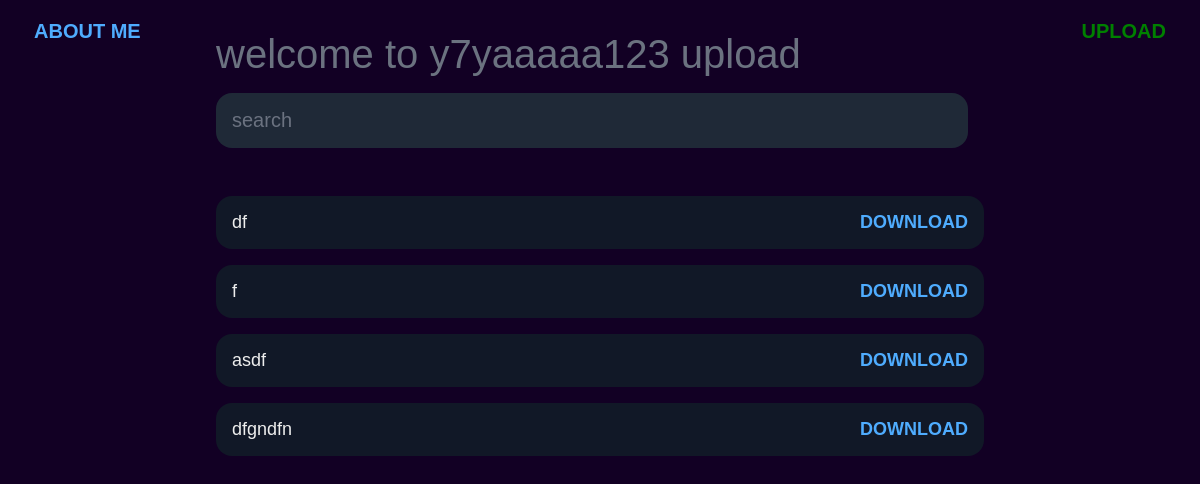
The app's page /, older data.
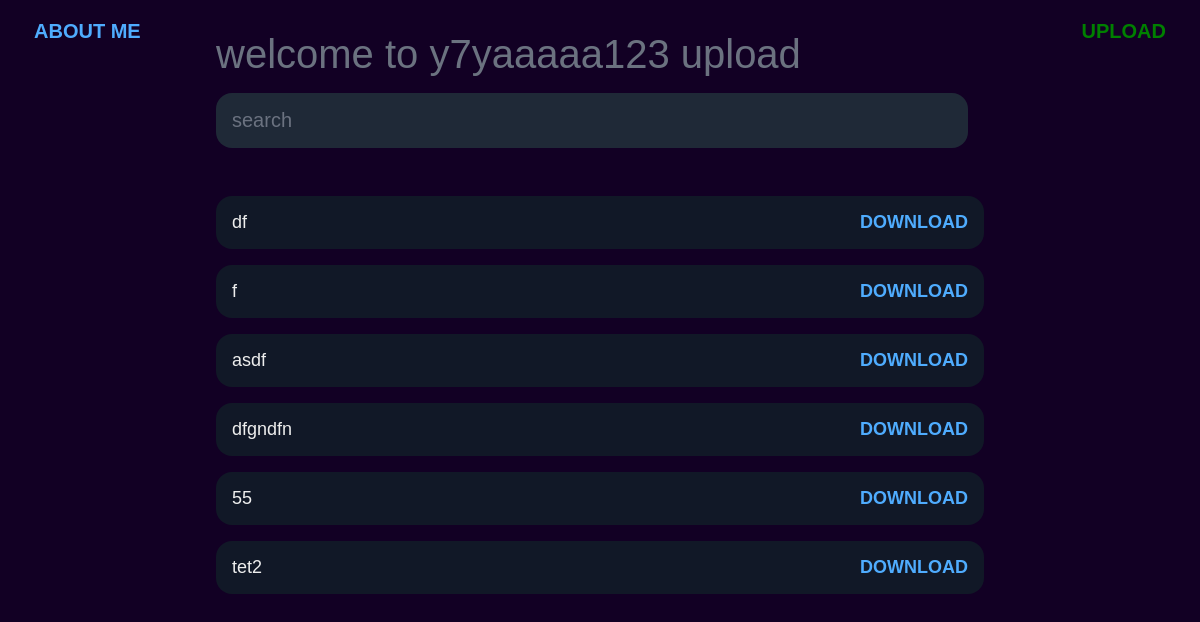
The same page, newer data.
### download/models.py (models this page shows, shortened)
class FilesAdmin(models.Model):
    a=models.FileField(upload_to='media_cdn',null=True)
    t=models.CharField(max_length=50)

### download/views.py (the view)
# urls.py: path('', views.tt, name='test'),
def tt(request):
    if request.POST:
        form= Uplode(request.POST,request.FILES)
        if form.is_valid():
            form.save()
        return redirect(tt)
    search=FilesAdmin.objects.all()
    context = {
        'file':search,
        'form':Uplode(),
        }
    context["qs_json"] = json.dumps(list(FilesAdmin.objects.values()))
    return render(request,'home.html',context)

### download/forms.py
class Uplode(forms.ModelForm):
    class Meta:
        model =FilesAdmin
        fields='__all__'

### TEMPLATES/home.html (shortened to what this page needs)
{% load static %}
<!DOCTYPE html>
<html lang="en">
<head>
	<link rel="stylesheet" href="{% static 'button.css' %}">
</head>
<body>
	<header>
		<h1>welcome to y7yaaaaa123 upload</h1>
		<form method="get" action="/" id="new-task-form">
			<input
				type="text"
				name="search"
				id="search"
				placeholder="search" />
			</form>
		<div >
			<button class="bu"><a href="/About">About me</a></button>
		</div>
				<div class="center">
					   <label for="show" class="button ">Upload</label>
				  </div>
	</header>
	<main>
		<section class="task-list">
			<div id="tasks">
		{% for post in file %}
				 <div class="task">
					<div class="content">
						<input
							type="text"
							class="text"
							value="{{ post.t }}"
							readonly>
					</div>
					<div class="actions">
						<a class="a">
							<a href="{{ post.a.url }}"download="{{ post.a.url }}">Download</a>
						</a>
					</div>
				</div>
		{% endfor %}
			</div>
	</main>
</body>
</html>

### static/button.css (style rules this page uses)
:root { --dark: #120024; --darker: #1F2937; --darkest: #111827; --grey: #6B7280; --pink: #EC4899; --purple: #8B5CF6; --light: #EEE; }
a:link { color: #4facfe; text-decoration: none; }
.bu { position: absolute; left: 0; top: 0; text-transform: uppercase; font-weight: 700; border: none; color: #4facfe; padding: 16px 32px; text-align: center; text-decoration: none; display: inline-block; font-size: 1.25rem; margin: 4px 2px; transition-duration: 0.4s; cursor: pointer; background-color: var(--dark); }
.button { position: absolute; right: 0; top: 0; text-transform: uppercase; font-weight: 700; border: none; color: white; padding: 16px 32px; text-align: center; text-decoration: none; display: inline-block; font-size: 1.25rem; margin: 4px 2px; transition-duration: 0.4s; cursor: pointer; background-color: var(--dark); color: green; }
* { margin: 0; box-sizing: border-box; font-family: "Fira sans", sans-serif; }
body { display: flex; flex-direction: column; min-height: 100vh; color: #FFF; background-color: var(--dark); }
header { padding: 2rem 1rem; max-width: 800px; width: 100%; margin: 0 auto; }
header h1 { font-size: 2.5rem; font-weight: 300; color: var(--grey); margin-bottom: 1rem; }
#new-task-form { display: flex; ; }
input, a { appearance: none; border: none; outline: none; background: none; }
#search { flex: 1 1 0%; background-color: var(--darker); padding: 1rem; border-radius: 1rem; margin-right: 1rem; color: var(--light); font-size: 1.25rem; }
#search::placeholder { color: var(--grey); }
main { flex: 1 1 0%; max-width: 800px; width: 100%; margin: 0 auto; }
.task-list { padding: 1rem; }
#tasks .task { display: flex; justify-content: space-between; background-color: var(--darkest); padding: 1rem; border-radius: 1rem; margin-bottom: 1rem; }
.task .content { flex: 1 1 0%; }
.task .content .text { color: var(--light); font-size: 1.125rem; width: 100%; display: block; transition: 0.4s; }
.task .actions { display: flex; margin: 0 -0.5rem; }
.task .actions a { cursor: pointer; margin: 0 0.5rem; font-size: 1.125rem; font-weight: 700; text-transform: uppercase; transition: 0.4s; }
.task .actions .a { color: crimson; }
* { margin: 0; padding: 0; outline: none; box-sizing: border-box; font-family: 'Poppins', sans-serif; }

Row changes from the older to the newer data that the page shows:
added FilesAdmin: t "55"
added FilesAdmin: t "tet2"
